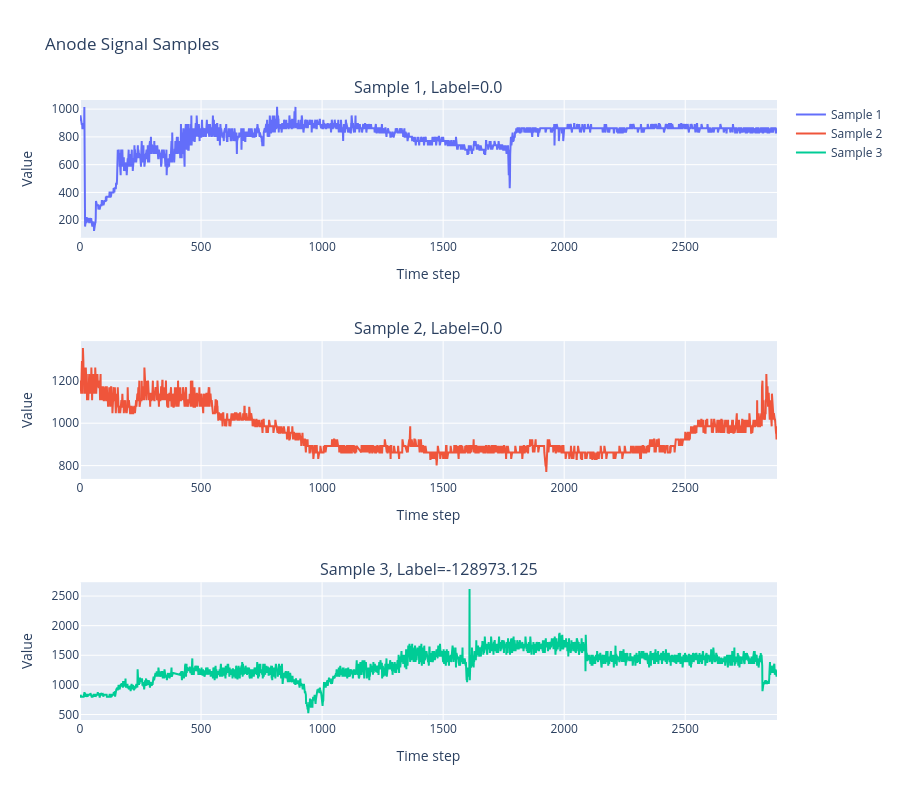

Write notebook code for a chart like this one.
### Code cell
import plotly.graph_objects as go
from plotly.subplots import make_subplots
dataset=train_dataset
num_samples = 3
fig = make_subplots(rows=num_samples, cols=1,
                    subplot_titles=[f'Sample {i+1}, Label={dataset[i][1].item()}' for i in range(num_samples)])

for i in range(num_samples):
    signal, label = dataset[i]          # signal shape: (seq_len, 1)
    signal_np = signal.squeeze().numpy()  # 变成 1D: (seq_len,)
    # 也可以只取前500点防止过密
    # signal_np = signal.squeeze().numpy()[:500]

    fig.add_trace(go.Scatter(y=signal_np, mode='lines', name=f'Sample {i+1}'), row=i+1, col=1)

fig.update_layout(height=800, title_text='Anode Signal Samples')
fig.update_xaxes(title_text='Time step')
fig.update_yaxes(title_text='Value')
fig.show()
fig.write_html("diff=3.html")

### Figure 1 — Plotly figure (JSON) as saved in the notebook; plotly's stock layout.template omitted (floating-point values rounded to 4 significant figures; data arrays with more than 128 entries replaced by an {"elided": "..."} marker saying what was removed)
{"data": [{"mode": "lines", "name": "Sample 1", "y": {"elided": "2880 float values"}, "type": "scatter", "xaxis": "x", "yaxis": "y"}, {"mode": "lines", "name": "Sample 2", "y": {"elided": "2880 float values"}, "type": "scatter", "xaxis": "x2", "yaxis": "y2"}, {"mode": "lines", "name": "Sample 3", "y": {"elided": "2880 float values"}, "type": "scatter", "xaxis": "x3", "yaxis": "y3"}], "layout": {"xaxis": {"anchor": "y", "domain": [0.0, 1.0], "title": {"text": "Time step"}}, "yaxis": {"anchor": "x", "domain": [0.7778, 1.0], "title": {"text": "Value"}}, "xaxis2": {"anchor": "y2", "domain": [0.0, 1.0], "title": {"text": "Time step"}}, "yaxis2": {"anchor": "x2", "domain": [0.3889, 0.6111], "title": {"text": "Value"}}, "xaxis3": {"anchor": "y3", "domain": [0.0, 1.0], "title": {"text": "Time step"}}, "yaxis3": {"anchor": "x3", "domain": [0.0, 0.2222], "title": {"text": "Value"}}, "annotations": [{"font": {"size": 16}, "showarrow": false, "text": "Sample 1, Label=0.0", "x": 0.5, "xanchor": "center", "xref": "paper", "y": 1.0, "yanchor": "bottom", "yref": "paper"}, {"font": {"size": 16}, "showarrow": false, "text": "Sample 2, Label=0.0", "x": 0.5, "xanchor": "center", "xref": "paper", "y": 0.6111, "yanchor": "bottom", "yref": "paper"}, {"font": {"size": 16}, "showarrow": false, "text": "Sample 3, Label=-128973.125", "x": 0.5, "xanchor": "center", "xref": "paper", "y": 0.2222, "yanchor": "bottom", "yref": "paper"}], "title": {"text": "Anode Signal Samples"}, "height": 800}}
